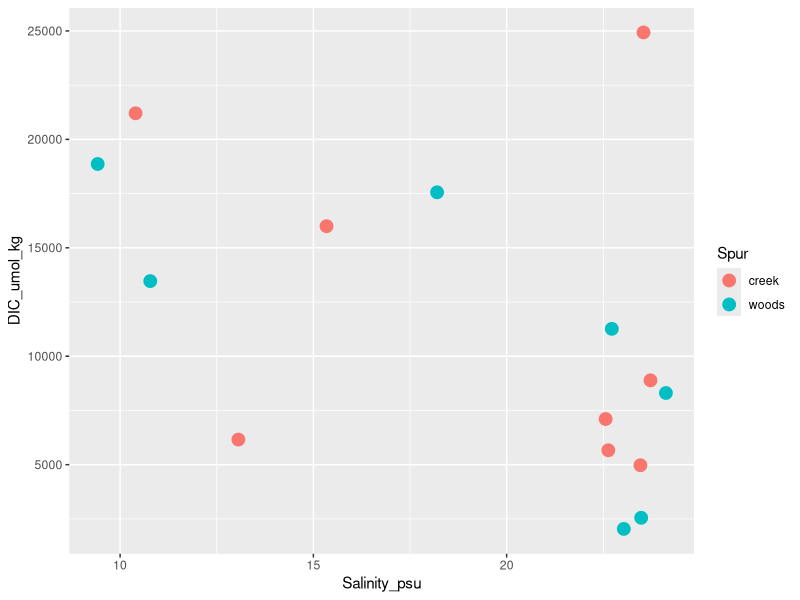
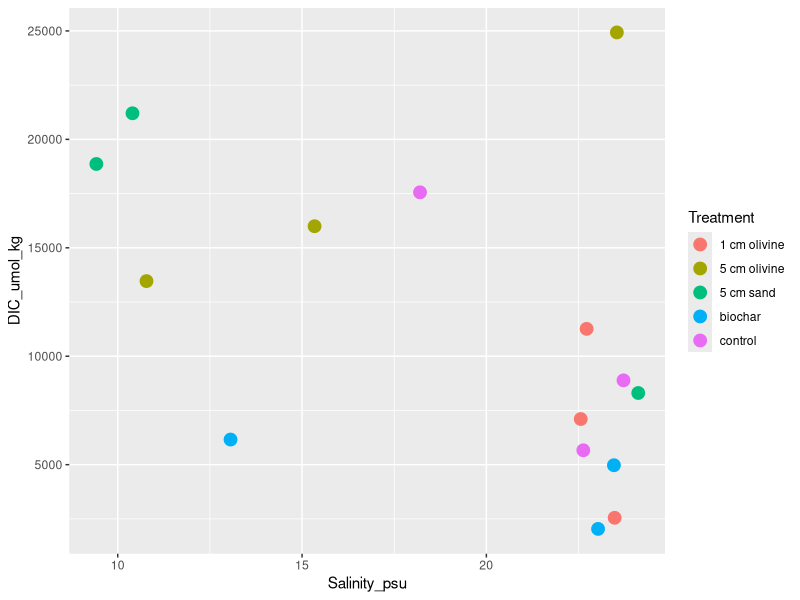
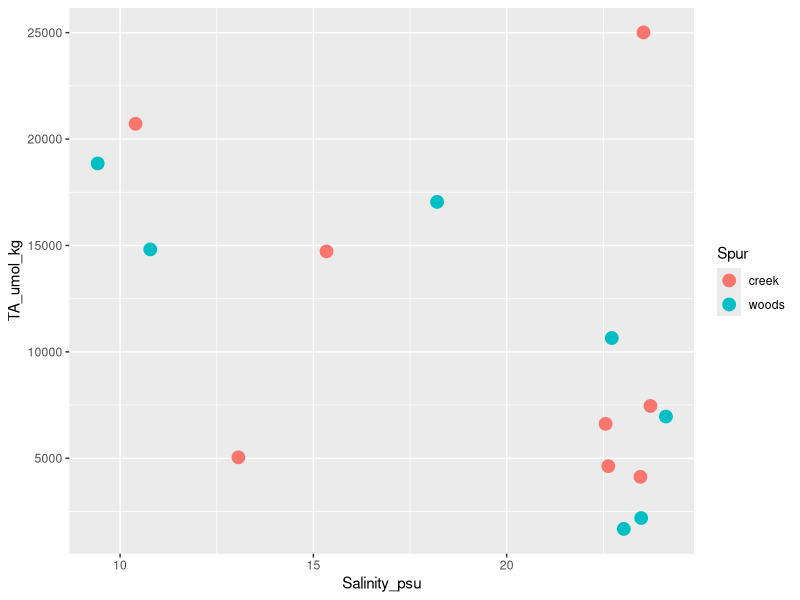
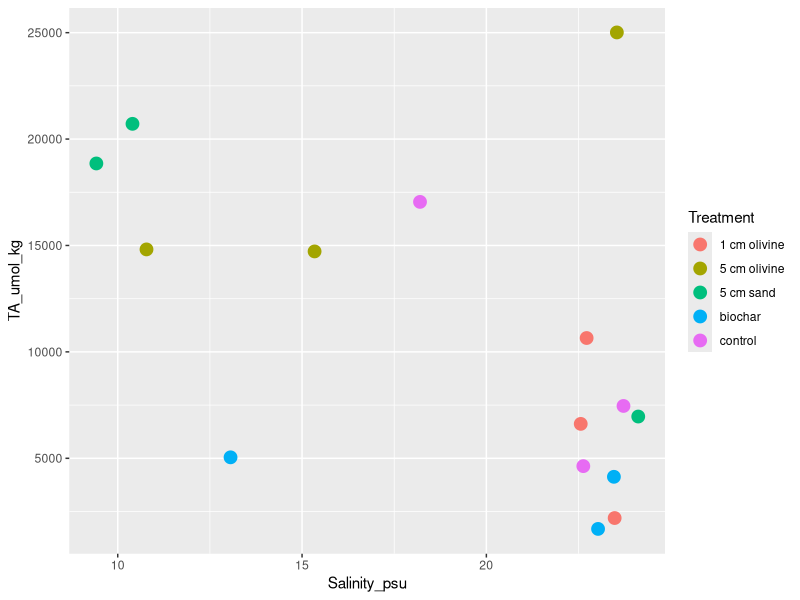
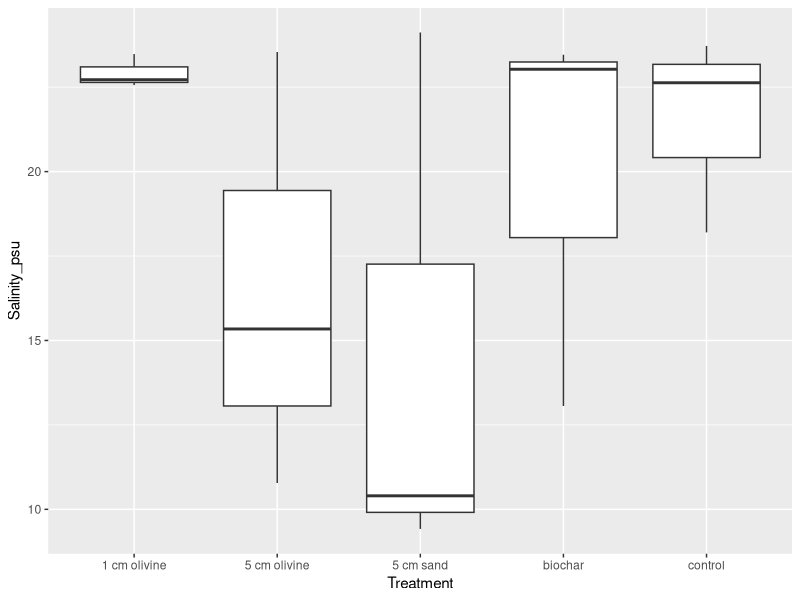
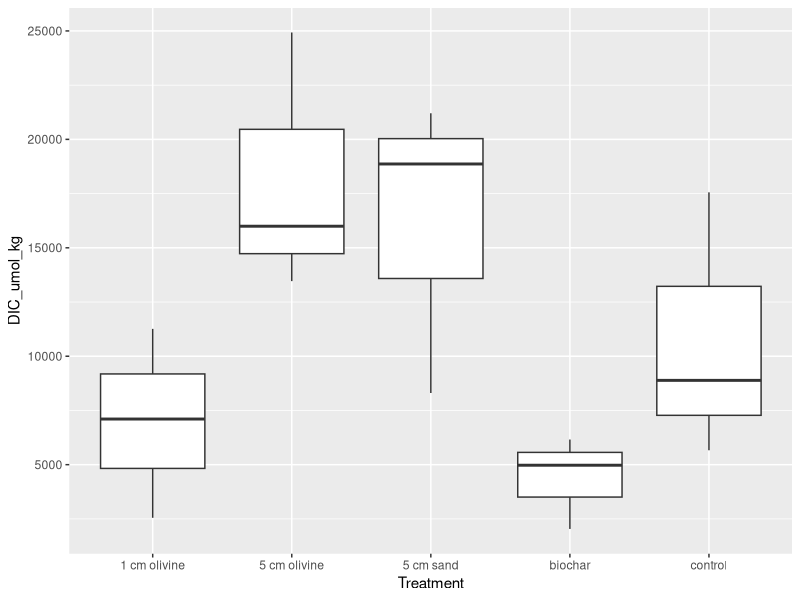
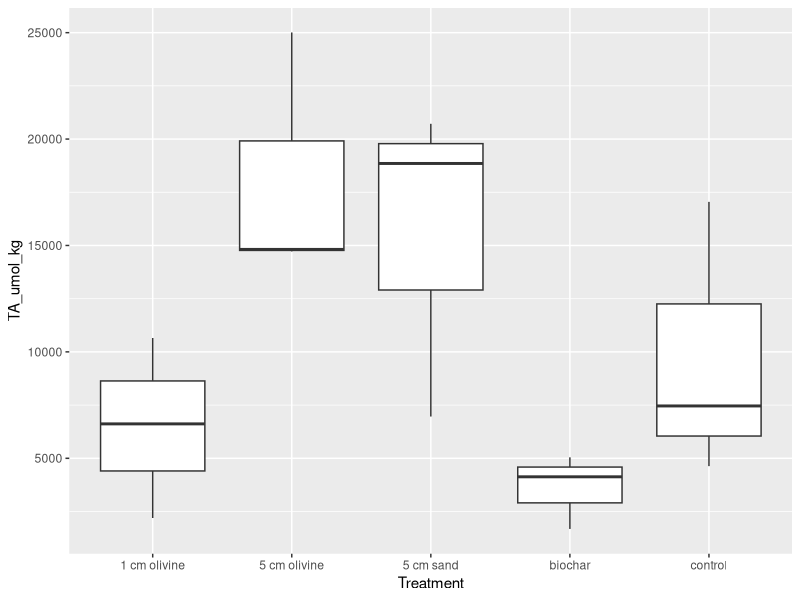
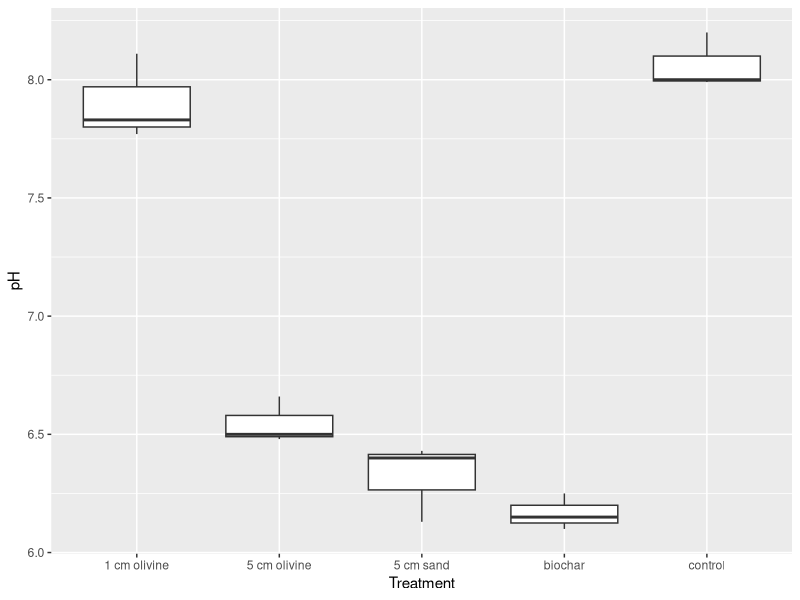

R code for these plots, in order:
## ---- chunk 1
knitr::opts_chunk$set(echo = TRUE)
## ---- chunk 2

library(here)
#library(readxl)
library(tidyverse)

## ---- chunk 3

dicta <- read_csv(here('herringriv_carbonate_summary.csv'), show_col_types = FALSE) 

dicta$Date <- as.Date(dicta$Date, format = "%m/%d/%Y")  

dicta$Treatment <- as.factor(dicta$Treatment)

## ---- chunk 4

dicta$Sample_ID <- gsub("22-", "", dicta$Sample_ID)
dicta$Sample_ID <- as.integer(dicta$Sample_ID)
dicta <- dicta[order(dicta$Sample_ID),]

dicta$Month <- format(dicta$Date, "%m")

dicta <- dicta %>% mutate(Spur = case_when(Plot > 7 ~ "creek",
                                       Plot < 8 ~ "woods"))

dicta_Aug <- dicta %>% filter(Month == '08')

dicta_Aug_5 <- dicta_Aug %>% filter(Depth_cm == 5)
dicta_Aug_15 <- dicta_Aug %>% filter(Depth_cm == 15)
dicta_Aug_sand <- dicta_Aug %>% filter(Depth_cm == 3)

dicta_15 <- dicta %>% filter(Depth_cm == 15)

## ---- chunk 5

#trt_colors <- c()

ggplot(dicta_Aug_5, aes(Salinity_psu, DIC_umol_kg, color = Spur)) + geom_point(size = 4)
ggplot(dicta_Aug_5, aes(Salinity_psu, DIC_umol_kg, color = Treatment)) + geom_point(size = 4)

ggplot(dicta_Aug_5, aes(Salinity_psu, TA_umol_kg, color = Spur)) + geom_point(size = 4)
ggplot(dicta_Aug_5, aes(Salinity_psu, TA_umol_kg, color = Treatment)) + geom_point(size = 4)

# these two are plotting sums, need to plot averages
#ggplot(dicta_Aug_5, aes(Treatment, Salinity_psu)) + geom_col()  
#ggplot(dicta_Aug_5, aes(Treatment, dicta_umol_kg)) + geom_col()

ggplot(dicta_Aug_5, aes(Treatment, Salinity_psu)) + geom_boxplot()  

ggplot(dicta_Aug_5, aes(Treatment, DIC_umol_kg)) + geom_boxplot()

ggplot(dicta_Aug_5, aes(Treatment, TA_umol_kg)) + geom_boxplot()

ggplot(dicta_Aug_5, aes(Treatment, pH)) + geom_boxplot()

#ggplot(dicta_Aug_5, aes(Treatment, Salinity_psu)) + geom_col() + geom_errorbar(ymin = min(dicta_Aug_5$Salinity_psu), ymax = max(dicta_Aug_5$Salinity_psu))
# x, ymax, ymin, alpha, color, group, linetype, size, width

## ---- chunk 6

ggplot(dicta_Aug_sand, aes(Salinity_psu, DIC_umol_kg, color = Treatment)) + geom_point(size = 4)
ggplot(dicta_Aug_sand, aes(Salinity_psu, TA_umol_kg, color = Treatment)) + geom_point(size = 4)

# these two are plotting sums, need to plot averages
#ggplot(dicta_Aug_sand, aes(Treatment, Salinity_psu)) + geom_col()  
#ggplot(dicta_Aug_sand, aes(Treatment, dicta_umol_kg)) + geom_col()

ggplot(dicta_Aug_sand, aes(Treatment, Salinity_psu)) + geom_boxplot()  

ggplot(dicta_Aug_sand, aes(Treatment, DIC_umol_kg)) + geom_boxplot()

ggplot(dicta_Aug_sand, aes(Treatment, pH)) + geom_boxplot()

## ---- chunk 7

ggplot(dicta_Aug_15, aes(Salinity_psu, DIC_umol_kg, color = Treatment)) + geom_point(size = 4)
ggplot(dicta_15, aes(Salinity_psu, DIC_umol_kg, color = Treatment)) + geom_point(size = 4)
ggplot(dicta_15, aes(Salinity_psu, DIC_umol_kg, color = Spur)) + geom_point(size = 4)
ggplot(dicta_15, aes(Salinity_psu, DIC_umol_kg, color = Month)) + geom_point(size = 4)

ggplot(dicta_Aug_15, aes(Salinity_psu, TA_umol_kg, color = Treatment)) + geom_point(size = 4)
ggplot(dicta_15, aes(Salinity_psu, TA_umol_kg, color = Treatment)) + geom_point(size = 4)
ggplot(dicta_15, aes(Salinity_psu, TA_umol_kg, color = Spur)) + geom_point(size = 4)
ggplot(dicta_15, aes(Salinity_psu, TA_umol_kg, color = Month)) + geom_point(size = 4)

